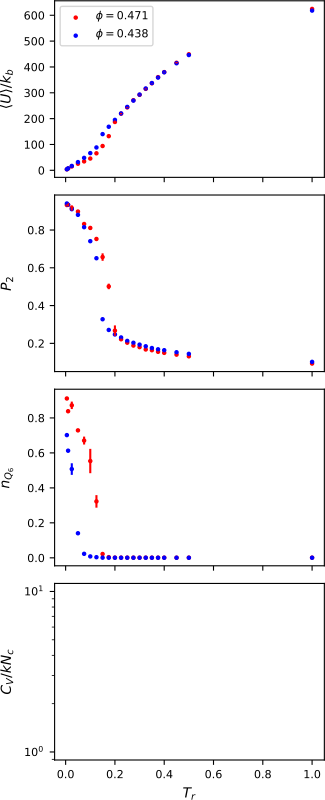

The script that drew this image:
#!/usr/bin/env python3
# -*- coding: utf-8 -*-
"""
created on Tue June 14 08:41:00 2021

@author: pierrekawak
"""

import sys
import numpy as np
import matplotlib.pyplot as plt
from mpl_toolkits.mplot3d import axes3d, Axes3D
import random
import sys

Nc    = 125
Nb    = 10
sigma = 1.0

MC_file_name = "MCMC_results.out"
#WL_10p00_file_name = "like10.00_ext_canon_distro.out"
#WL_10p25_file_name = "like10.25_ext_canon_distro.out"
Lx_10p00           = 11.157216
Lx_10p25           = 11.436146
phi_10p00          = np.round(Nc*Nb*sigma**3/Lx_10p00**3*np.pi/6, 3)
phi_10p25          = np.round(Nc*Nb*sigma**3/Lx_10p25**3*np.pi/6, 3)

import pandas as pd
MC_df = pd.read_csv(MC_file_name, delimiter=' ', index_col=False)
MC_df = MC_df.rename(columns={"Temp": "T"})
MC_df = MC_df.rename(columns={"Emean": "Em"})
MC_df = MC_df.rename(columns={"clust": "n6"})
MC_df = MC_df.rename(columns={"Q6": "q6"})

# keep only the Harmonic component
MC_df = MC_df.loc[MC_df['angle'] == 1]

# group by angle, Lx, and Temp and average 'T' replicates
MC_df_avg = MC_df.groupby(['angle', 'Lx', 'T']).mean().reset_index()
MC_df_sem = MC_df.groupby(['angle', 'Lx', 'T']).sem().reset_index()

# filter by Lx
MC_10p00_df_avg = MC_df_avg.loc[MC_df_avg['Lx'] == Lx_10p00]
MC_10p00_df_sem = MC_df_sem.loc[MC_df_sem['Lx'] == Lx_10p00]
MC_10p25_df_avg = MC_df_avg.loc[MC_df_avg['Lx'] == Lx_10p25]
MC_10p25_df_sem = MC_df_sem.loc[MC_df_sem['Lx'] == Lx_10p25]

fig, ax = plt.subplots(4, 1, sharex=True, figsize=(3.25,2.0*4))#, constrained_layout=True)

ax[0].errorbar(MC_10p00_df_avg["T"], MC_10p00_df_avg["Em"], yerr=MC_10p00_df_sem["Em"], ls='none', color='red')
ax[0].scatter(MC_10p00_df_avg["T"], MC_10p00_df_avg["Em"], color='red', s=5, label=r'$\phi=$'+str(phi_10p00))
ax[0].errorbar(MC_10p25_df_avg["T"], MC_10p25_df_avg["Em"], yerr=MC_10p25_df_sem["Em"], ls='none', color='blue')
ax[0].scatter(MC_10p25_df_avg["T"], MC_10p25_df_avg["Em"], color='blue', s=5, label=r'$\phi=$'+str(phi_10p25))
#ax[0].plot(WL_10p00_df["T"], WL_10p00_df["Em"]/-Nc/(Nb-2), label=r'$\phi=$'+str(phi_10p00))
#ax[0].plot(WL_10p25_df["T"], WL_10p25_df["Em"]/-Nc/(Nb-2), label=r'$\phi=$'+str(phi_10p25))
##ax[0].plot(WL_10p30_df["T"], WL_10p30_df["Em"]/-Nc/(Nb-2), label=r'$\phi=$'+str(phi_10p30))
##ax[0].plot(WL_10p33_df["T"], WL_10p33_df["Em"]/-Nc/(Nb-2), label=r'$\phi=$'+str(phi_10p33))
##ax[0].plot(WL_10p50_df["T"], WL_10p50_df["Em"]/-Nc/(Nb-2), label=r'$\phi=$'+str(phi_10p50))
ax[0].set_ylabel(r"$\left<U\right>/k_{b}$", fontsize=10, labelpad=7)
ax[0].tick_params(axis='both', labelsize=8)
ax[0].legend(loc='best', fontsize=8)#, prop={'size': 6})

ax[1].errorbar(MC_10p00_df_avg["T"], MC_10p00_df_avg["P2"], yerr=MC_10p00_df_sem["P2"], ls='none', color='red')
ax[1].scatter(MC_10p00_df_avg["T"], MC_10p00_df_avg["P2"], color='red', s=5, label=r'$\phi=$'+str(phi_10p00))
ax[1].errorbar(MC_10p25_df_avg["T"], MC_10p25_df_avg["P2"], yerr=MC_10p25_df_sem["P2"], ls='none', color='blue')
ax[1].scatter(MC_10p25_df_avg["T"], MC_10p25_df_avg["P2"], color='blue', s=5, label=r'$\phi=$'+str(phi_10p25))
#ax[1].plot(WL_10p00_df["T"], WL_10p00_df["P2"], label=r'$\phi=$'+str(phi_10p00))
#ax[1].plot(WL_10p25_df["T"], WL_10p25_df["P2"], label=r'$\phi=$'+str(phi_10p25))
##ax[1].plot(WL_10p30_df["T"], WL_10p30_df["P2"], label=r'$\phi=$'+str(phi_10p30))
##ax[1].plot(WL_10p33_df["T"], WL_10p33_df["P2"], label=r'$\phi=$'+str(phi_10p33))
##ax[1].plot(WL_10p50_df["T"], WL_10p50_df["P2"], label=r'$\phi=$'+str(phi_10p50))
ax[1].set_ylabel(r"$P_{2}$", fontsize=10, labelpad=9)
ax[1].tick_params(axis='both', labelsize=8)

ax[2].errorbar(MC_10p00_df_avg["T"], MC_10p00_df_avg["n6"], yerr=MC_10p00_df_sem["n6"], ls='none', color='red')
ax[2].scatter(MC_10p00_df_avg["T"], MC_10p00_df_avg["n6"], color='red', s=5, label=r'$\phi=$'+str(phi_10p00))
ax[2].errorbar(MC_10p25_df_avg["T"], MC_10p25_df_avg["n6"], yerr=MC_10p25_df_sem["n6"], ls='none', color='blue')
ax[2].scatter(MC_10p25_df_avg["T"], MC_10p25_df_avg["n6"], color='blue', s=5, label=r'$\phi=$'+str(phi_10p25))
#ax[2].plot(WL_10p00_df["T"], WL_10p00_df["n6"], label=r'$\phi=$'+str(phi_10p00))
#ax[2].plot(WL_10p25_df["T"], WL_10p25_df["n6"], label=r'$\phi=$'+str(phi_10p25))
##ax[2].plot(WL_10p30_df["T"], WL_10p30_df["n6"], label=r'$\phi=$'+str(phi_10p30))
##ax[2].plot(WL_10p33_df["T"], WL_10p33_df["n6"], label=r'$\phi=$'+str(phi_10p33))
##ax[2].plot(WL_10p50_df["T"], WL_10p50_df["n6"], label=r'$\phi=$'+str(phi_10p50))
ax[2].set_ylabel(r"$n_{Q_{6}}$", fontsize=10, labelpad=9.5)
ax[2].tick_params(axis='both', labelsize=8)
#ax[2].set_yticks([0.35,0.40,0.45])
#ax[2].set_ylim(0,1)

multiplier = 1/Nc #/Nb
#ax[3].plot(WL_10p00_df["T"], WL_10p00_df["Cv"]*multiplier, label=r'$\phi=$'+str(phi_10p00))
#ax[3].plot(WL_10p25_df["T"], WL_10p25_df["Cv"]*multiplier, label=r'$\phi=$'+str(phi_10p25))
##ax[3].plot(WL_10p30_df["T"], WL_10p30_df["Cv"]*multiplier, label=r'$\phi=$'+str(phi_10p30))
##ax[3].plot(WL_10p33_df["T"], WL_10p33_df["Cv"]*multiplier, label=r'$\phi=$'+str(phi_10p33))
##ax[3].plot(WL_10p50_df["T"], WL_10p50_df["Cv"]*multiplier, label=r'$\phi=$'+str(phi_10p50))
ax[3].set_ylabel(r"$C_{V}/kN_{c}$", fontsize=10, labelpad=7)
ax[3].set_xlabel(r"$T_{r}$", fontsize=10, labelpad=5)
ax[3].tick_params(axis='both', labelsize=8)
ax[3].set_yscale('log')
#ax[3].set_ylim(1, 2*10**3) # 3*10**5*multiplier) #5*10**1*multiplier,4*10**5*multiplier)

plt.subplots_adjust(left=0.168, top=0.999, bottom=0.05, right=0.998, hspace=0.1)

import os
basename = os.path.splitext(__file__)[0]
plt.savefig(basename+".pdf")

#WL_10p30_file_name = "like10.30_ext_canon_distro.out"
#WL_10p33_file_name = "like10.33_ext_canon_distro.out"
#WL_10p50_file_name = "like10.50_ext_canon_distro.out"
#Lx_10p30           = 11.491932
#Lx_10p33           = 11.525404
#Lx_10p50           = 11.715077
#phi_10p30          = np.round(Nc*Nb*sigma**3/Lx_10p30**3*np.pi/6, 3)
#phi_10p33          = np.round(Nc*Nb*sigma**3/Lx_10p33**3*np.pi/6, 3)
#phi_10p50          = np.round(Nc*Nb*sigma**3/Lx_10p50**3*np.pi/6, 3)
#
#import pandas as pd
#
#WL_10p00_data    = np.loadtxt(WL_10p00_file_name, usecols=(0,1,2,3,4,5))
#WL_10p00_df      = pd.DataFrame({'T': WL_10p00_data[:,0],
#                         'Em': WL_10p00_data[:,1],
#                         'Cv': WL_10p00_data[:,2],
#                         'q6': WL_10p00_data[:,3],
#                         'P2': WL_10p00_data[:,4],
#                         'n6': WL_10p00_data[:,5]
#                        })
#
#WL_10p25_data = np.loadtxt(WL_10p25_file_name, usecols=(0,1,2,3,4,5))
#WL_10p25_df   = pd.DataFrame({'T': WL_10p25_data[:,0],
#                            'Em': WL_10p25_data[:,1],
#                            'Cv': WL_10p25_data[:,2],
#                            'q6': WL_10p25_data[:,3],
#                            'P2': WL_10p25_data[:,4],
#                            'n6': WL_10p25_data[:,5]
#                           })
#
#WL_10p30_data  = np.loadtxt(WL_10p30_file_name, usecols=(0,1,2,3,4,5))
#WL_10p30_df    = pd.DataFrame({'T': WL_10p30_data[:,0],
#                           'Em': WL_10p30_data[:,1],
#                           'Cv': WL_10p30_data[:,2],
#                           'q6': WL_10p30_data[:,3],
#                           'P2': WL_10p30_data[:,4],
#                           'n6': WL_10p30_data[:,5]
#                          })
#
#WL_10p33_data  = np.loadtxt(WL_10p33_file_name, usecols=(0,1,2,3,4,5))
#WL_10p33_df    = pd.DataFrame({'T': WL_10p33_data[:,0],
#                           'Em': WL_10p33_data[:,1],
#                           'Cv': WL_10p33_data[:,2],
#                           'q6': WL_10p33_data[:,3],
#                           'P2': WL_10p33_data[:,4],
#                           'n6': WL_10p33_data[:,5]
#                          })
#
#WL_10p50_data  = np.loadtxt(WL_10p50_file_name, usecols=(0,1,2,3,4,5))
#WL_10p50_df    = pd.DataFrame({'T': WL_10p50_data[:,0],
#                           'Em': WL_10p50_data[:,1],
#                           'Cv': WL_10p50_data[:,2],
#                           'q6': WL_10p50_data[:,3],
#                           'P2': WL_10p50_data[:,4],
#                           'n6': WL_10p50_data[:,5]
#                          })
#
##fig, ax = plt.subplots(1, figsize=(3.25,2.3))
#
##plt.close()
##phis = np.array([ phi_10p50, phi_10p33, phi_10p30, phi_10p25, phi_10p00 ])
##Lxs  = np.array([ Lx_10p50, Lx_10p33, Lx_10p30, Lx_10p25, Lx_10p00 ])
##plt.plot(np.arange(5),phis/np.amax(phis)) 
##plt.plot(np.arange(5),Lxs/np.amax(Lxs), c='r') 
##plt.show()
